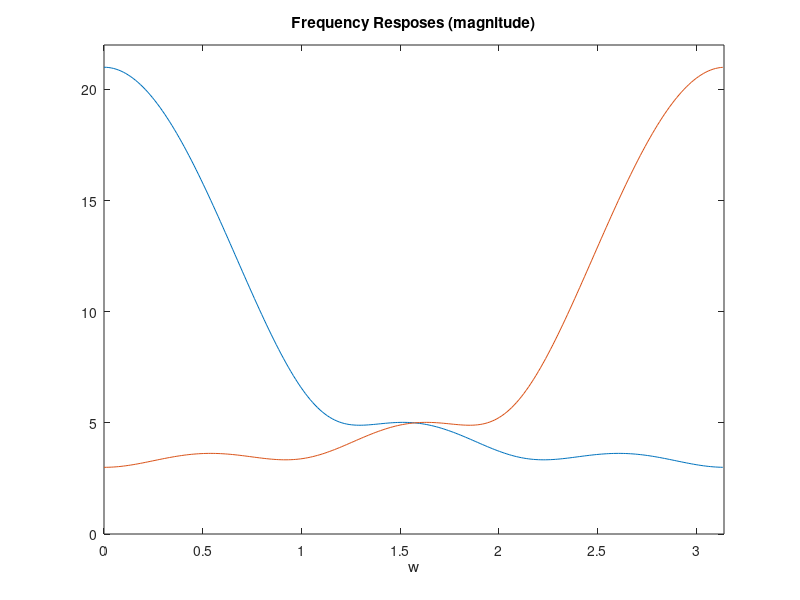
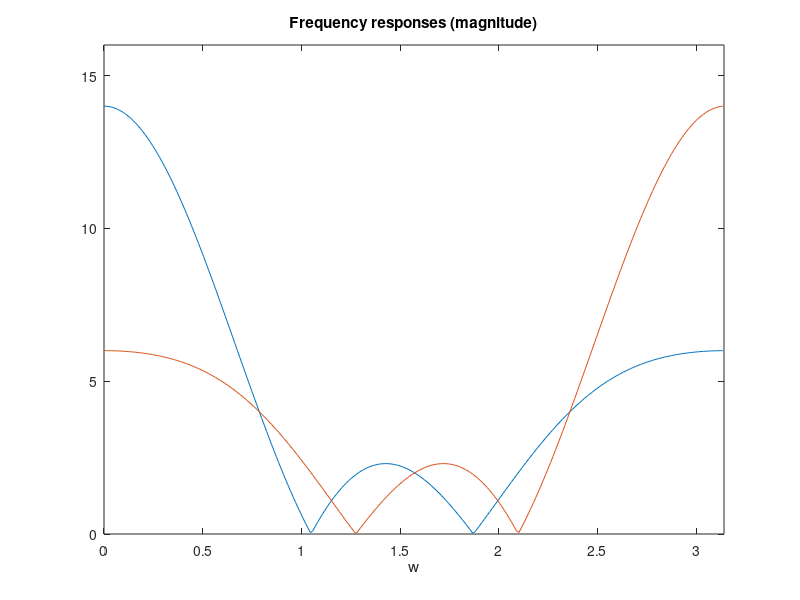

The MATLAB source for these figures, in order:
clear;
close all;
clc;
%% Question 4a
h0=[1 2 3 4 5 6];
h1=[6 -5 4 -3 2 -1];
w=0:(2*pi/511):pi;
H0=abs(fft(h0,512));
H1=abs(fft(h1,512));
figure(1)
plot(w,H0(1:256));
hold on;
plot(w,H1(1:256));
axis([0 pi 0 22]);
title('Frequency Resposes (magnitude)');
xlabel('w');
%% Question 4c
h0=[1 3 1 4 1 3 1];
h1=[1 -3 1 -4 1 -3 1];
H0=abs(fft(h0,512));
H1=abs(fft(h1,512));
figure(2)
plot(w,H0(1:256));
hold on;
plot(w,H1(1:256));
axis([0 pi 0 16]);
title('Frequency responses (magnitude)');
xlabel('w');
